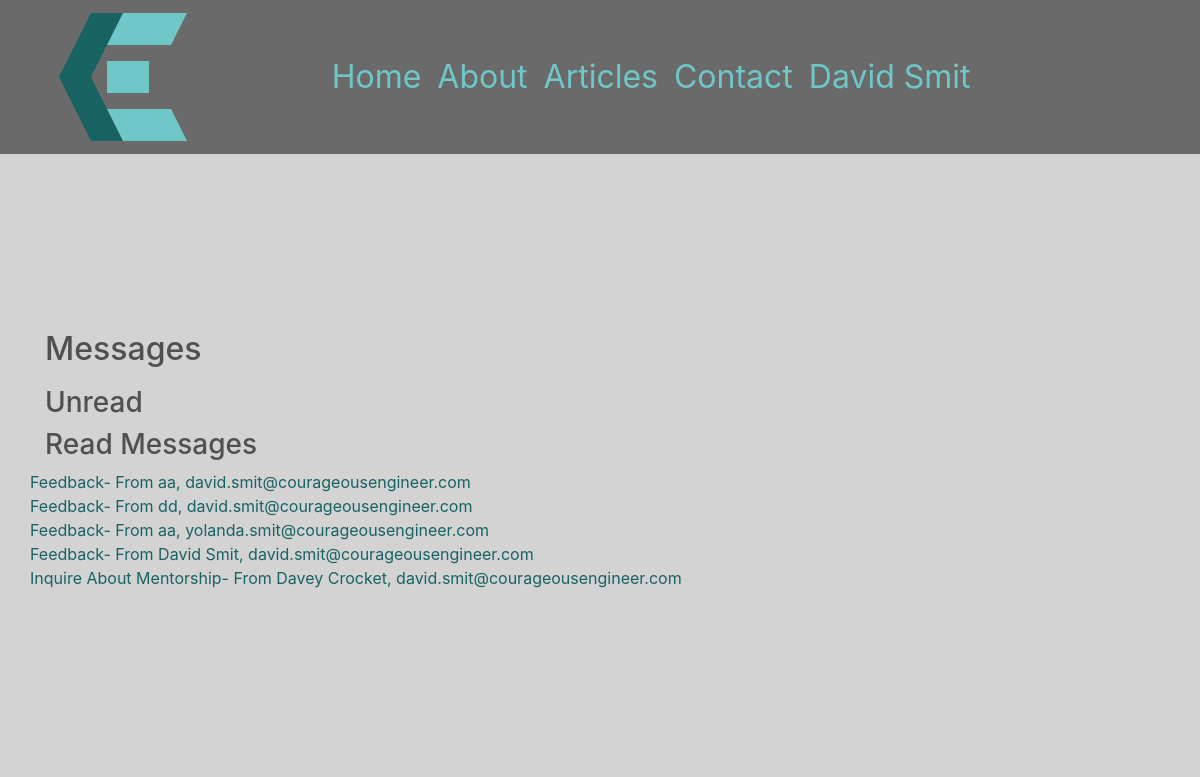
Before: /read/messages (signed in) with the older database file.
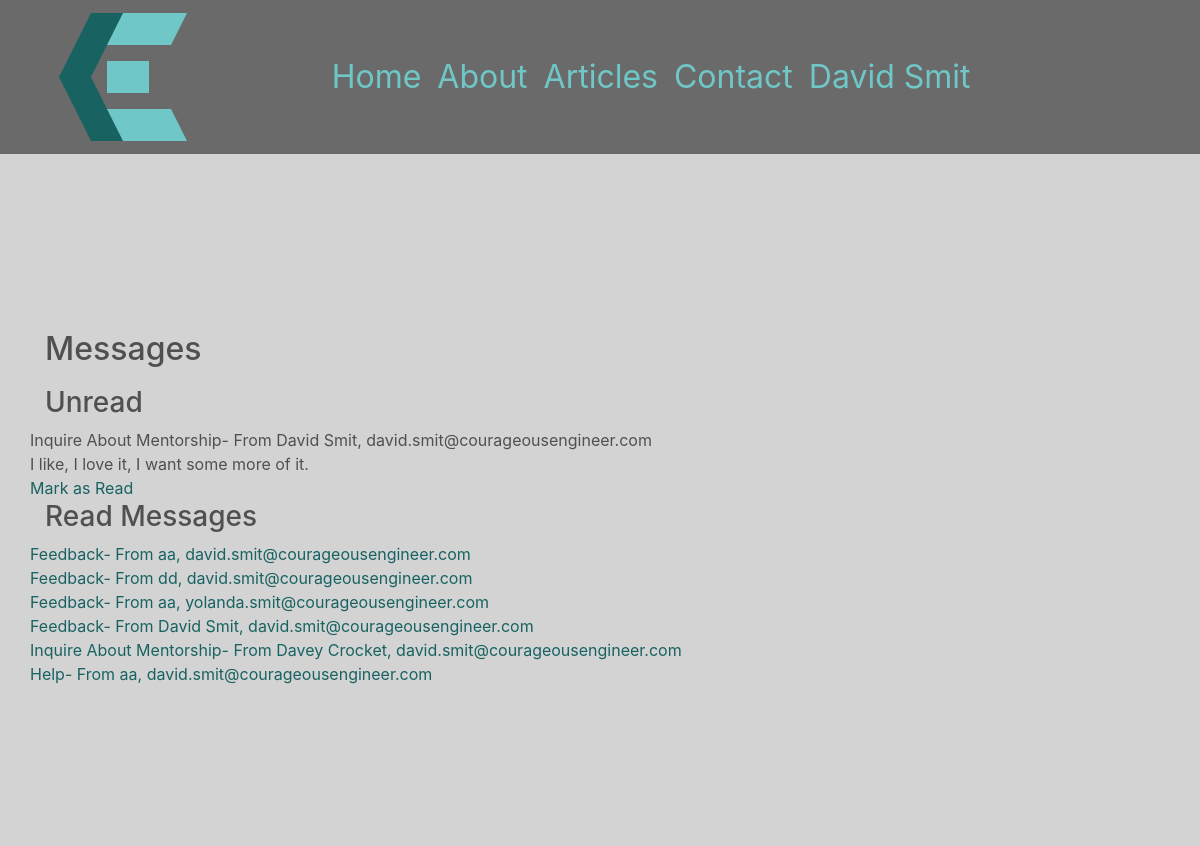
After: the same page with the newer database file.
### chrissmit/services/db_models.py (models this page shows, shortened)
class User(db.Model, UserMixin):
    id = db.Column(db.Integer, primary_key=True, )
    authorization_level = db.Column(db.String(60), nullable=False, )
    linkedin = db.Column(db.String(100),)
    full_name = db.Column(db.String(45), unique=False, nullable=False,)
    twitter_handle = db.Column(db.String(20), unique=True, nullable=True,)
    email = db.Column(db.String(120), unique=True, nullable=False, )
    image_file = db.Column(db.String(20), nullable=False, default='default.svg', )
    password = db.Column(db.String(60), nullable=False, )
    articles = db.relationship('Article', backref='author', lazy=True)
    edits = db.relationship('ArticleEdits', backref='author', lazy=True)
    content = db.Column(db.Text, nullable=False)

class Messages(db.Model):
    id = db.Column(db.Integer, primary_key=True)
    name = db.Column(db.String(100), nullable=False)
    email = db.Column(db.String(120), nullable=False)
    reason = db.Column(db.Integer, db.ForeignKey('reasons.id'))
    content = db.Column(db.Text, nullable=False)

class Reasons(db.Model):
    id = db.Column(db.Integer, primary_key=True)
    desc = db.Column(db.String(50), nullable=False)

### chrissmit/views/maintenance_views.py (the view)
@blueprint.route('/read/messages')
@login_required
def read_messages():
    recent_articles = article.get_last(4)
    read_messages = messages.get_read()
    unread_messages = messages.get_unread()
    return render_template(
        template_name_or_list=f'maintenance/messages.html',
        recent_articles=recent_articles,
        read_messages=read_messages,
        unread_messages=unread_messages,
    )

### chrissmit/services/article.py (called while the page is built)
def get_last(number=4, desc=True):
    full_article = full_article_data()
    if desc:
        return full_article.filter(Article.is_released==True).order_by(Article.posted.desc()).limit(number).all()
    return full_article.filter(Article.is_released==True).limit(number).all()

def full_article_data():
    fields = full_data_fields()
    return fields.join(
        ArticleEdits,
        Article.current_edit_id == ArticleEdits.id,
    ).join(
        User,
        Article.author_id == User.id
    )

def full_data_fields():
    return db.session.query(
        ArticleEdits.id,
        ArticleEdits.article_id,
        Article.posted,
        Article.edited,
        Article.is_released,
        Article.author_id,
        Article.current_edit_id,
        ArticleEdits.title,
        ArticleEdits.preview,
        ArticleEdits.content,
        ArticleEdits.image_file,
        ArticleEdits.user_id,
        ArticleEdits.is_edited,
        ArticleEdits.is_ready_for_release,
        ArticleEdits.edited,
        Article.author_id,
        User.full_name,
    )

### chrissmit/services/db_models.py (called while the page is built)
@login_manager.user_loader
def load_user(user_id):
    return User.query.get(int(user_id))

### chrissmit/services/messages.py (called while the page is built)
def get_read():
    full_message = full_message_data()
    user_read = user_read_data()
    return full_message.filter(
        Messages.id.in_(user_read),
    ).all()

def get_unread():
    full_message = full_message_data()
    user_read = user_read_data()
    return full_message.filter(
        ~Messages.id.in_(user_read),
    ).all()

def user_read_data():
    return db.session.query(
        Read.message_id
        ).filter(
        Read.user_id == current_user.id
    )

def full_message_data():
    return db.session.query(
        Messages.id,
        Messages.name,
        Messages.email,
        Messages.content,
        Reasons.desc,
    ).join(
        Reasons,
        Reasons.id == Messages.reason,
    )

### chrissmit/templates/maintenance/messages.html (shortened to what this page needs)
{% extends "shared/_layout.html" %}
{% block main_content %}
<div class="main_content">
    <h2>Messages</h2>
    {% if read_messages %}
        <h3>Unread</h3>
        {%  for message in unread_messages %}
            <div class="row">
                {{ message.desc }}- From {{ message.name }}, {{ message.email }}
            </div>
            <div class="row">
                {{ message.content }}
            </div>
            <div class="row">
                <a href="{{ url_for('maintenance.read_message',message_id=message.id) }}">
                    Mark as Read
                </a>
                <br>
            </div>
        {% endfor %}
    {% endif %}
    {% if read_messages %}
    <h3>Read Messages</h3>
    {%  for message in read_messages %}
        <div class="row">
            <a href="{{ url_for('maintenance.read_message',message_id=message.id) }}">
                {{ message.desc }}- From {{ message.name }}, {{ message.email }}
            </a>
        </div>
    {% endfor %}
{% endif %}
</div>
{%  endblock %}

### chrissmit/templates/shared/_layout.html (shortened to what this page needs)
<!DOCTYPE html>
<html lang="en">
<head>
<!DOCTYPE html>
<html lang="en">
<head>
    <link rel="stylesheet"
          href="https://stackpath.bootstrapcdn.com/bootstrap/4.1.3/css/bootstrap.min.css"
>
    <link rel="stylesheet" href="/static/css/site.css">
</head>
<body>
<div class="nav-outer fixed-top">
    <div class="container menu">
        <nav class="navbar navbar-expand-lg col-sm-12">
            <div class="row">
                <button class="navbar-toggler logo" type="button" data-toggle="collapse" data-target="#navbarNavDropdown " id="logo">
                    <img src="../../../static/img/logo.svg">
                </button>
            </div>
            <div class="col-sm-9">
                <div class="collapse navbar-collapse" id="navbarNavDropdown">
                    <ul class="navbar-nav">
                        <li class="nav-item"><a class="nav-link" href="{{ url_for('navigation.index') }}">Home</a></li>
                        <li class="nav-item"><a class="nav-link" href="{{ url_for('navigation.about') }}">About</a></li>
                        <li class="nav-item">
                           <div class="dropdown show">
                              <a class="nav-link"
                                 href="#" role="button"
                                 id="dropdownMenuLink"
                                 data-toggle="dropdown"
                                 aria-haspopup="true"
                                 aria-expanded="false">Articles</a>
                              </div>
                        <li class="nav-item"><a class="nav-link" href="{{ url_for('navigation.contact') }}">Contact</a></li>
                        {% if current_user.is_authenticated %}
                        <li class="nav-item">
                            <div class="dropdown show">
                               <a class="nav-link"
                                  href="#" role="button"
                                  id="dropdownMenuLink"
                                  data-toggle="dropdown"
                                  aria-haspopup="true"
                                  aria-expanded="false">{{ current_user.full_name }}</a>
                               </div>
                        {% endif %}
                    </ul>
                </div>
        </div>
        </nav>
    </div>
</div>
<div class="main_content container">
    <div class="row">
        <div class="col-md-10">
            {% block main_content %}
            {% endblock %}
        </div>
    </div>
</div>
</body>
</html>

### chrissmit/static/css/site.css (style rules this page uses)
:root { --backgroundColor: lightgrey; --primaryFontColor: rgba(80,80,80,1); --navBackgroundColor: rgba(80,80,80,0.8); --navDropDownBackgroundColor: rgba(80,80,80,0.6); --navDropDownText: lightgrey; --lightAccent: #6FC7C7; --darkAccent: #186262; }
html { background-color: var(--backgroundColor); }
body { background-color: var(--backgroundColor); }
.main_content { margin-top: 160px; color: var(--primaryFontColor); background-color: var(--backgroundColor); border: 2px; height: 100%; }
h2 { color: var(--primaryFontColor); padding-top: 10px; padding-bottom: 10px; }
.nav-outer { background-color: var(--navBackgroundColor); width: 100%; }
nav { font-size: 2rem; margin-left: 0px; margin-right: auto; }
.nav-link { color: var(--lightAccent); text-align: left; margin-left: auto; margin-right: 0px; width: 100% }
a { color: var(--darkAccent); }
#logo { display: inline-block; }
.collapse:not(.show) { float: right; }

Changed rows visible on the page:
added Messages: desc "Inquire About Mentorship", name "David Smit", email "david.smit@courageousengineer.com", content "I like, I love it, I want some more of it.", shown under "Unread"
added Messages: desc "Help", name "aa", email "david.smit@courageousengineer.com", shown under "Read Messages"
